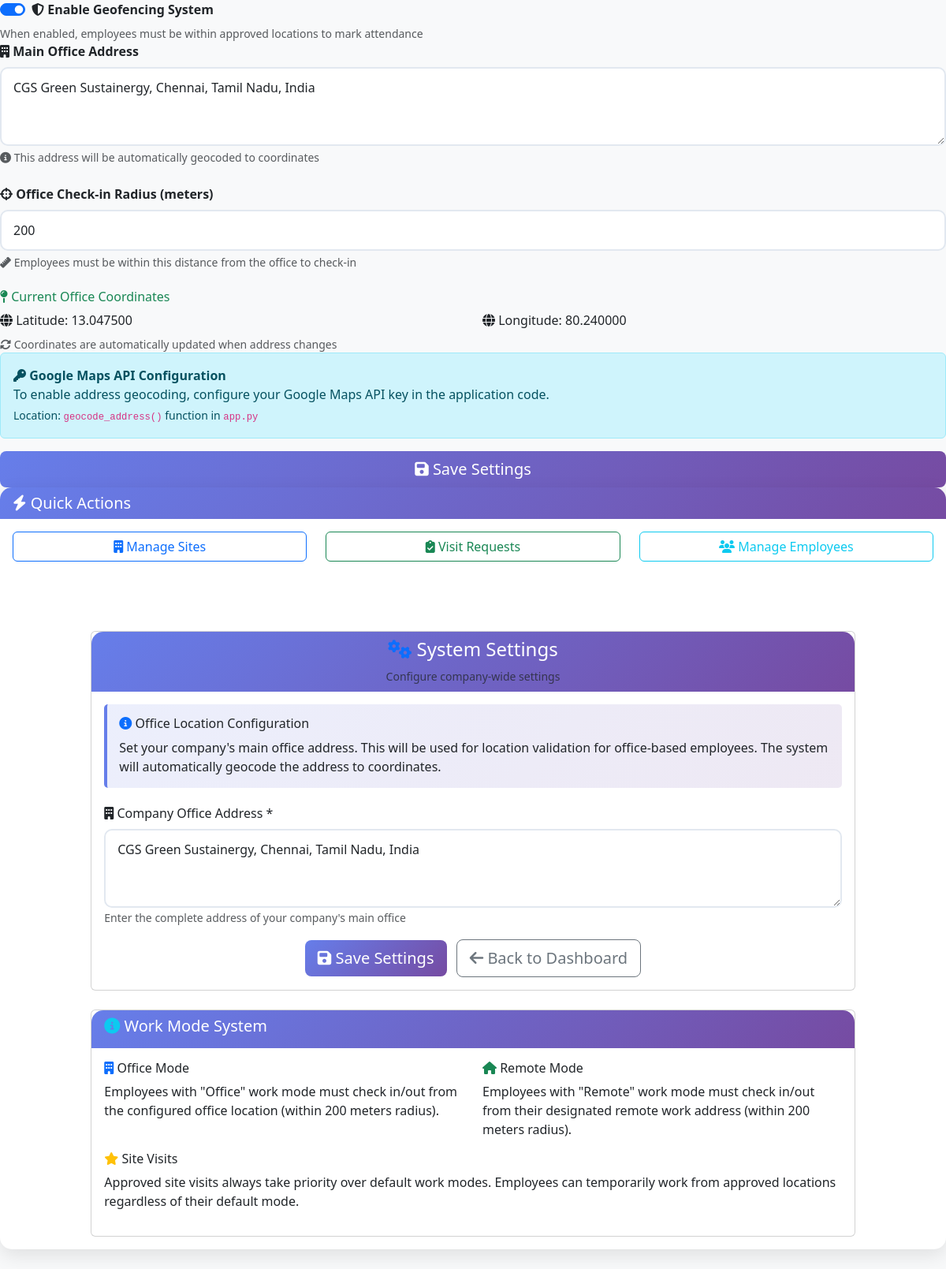
The app's page /admin/settings (signed in) with its own data.
### tables this page shows
CREATE TABLE company_settings (
            id INTEGER PRIMARY KEY AUTOINCREMENT,
            setting_name TEXT UNIQUE NOT NULL,
            setting_value TEXT NOT NULL,
            created_at TIMESTAMP DEFAULT CURRENT_TIMESTAMP,
            updated_at TIMESTAMP DEFAULT CURRENT_TIMESTAMP
        );

### app.py (the view)
@app.route('/admin/settings')
@admin_required
def admin_settings():
    try:
        conn = get_db_connection()
        cursor = conn.cursor()
        cursor.execute("SELECT * FROM company_settings ORDER BY setting_name")
        settings = cursor.fetchall()
        settings_dict = {setting['setting_name']: setting['setting_value'] for setting in settings}
        conn.close()
        return render_template('admin_settings.html', settings=settings_dict)
    except Exception as e:
        flash(f'Error loading settings: {str(e)}', 'error')
        return redirect(url_for('admin_dashboard'))

### app.py (called while the page is built)
@app.after_request
def after_request(response):
    response.headers['Cache-Control'] = 'no-cache, no-store, must-revalidate'
    response.headers['Pragma'] = 'no-cache'
    response.headers['Expires'] = '0'
    origin = request.headers.get('Origin')
    if origin:
        response.headers['Access-Control-Allow-Origin'] = origin
        response.headers['Access-Control-Allow-Credentials'] = 'true'
        response.headers['Access-Control-Allow-Methods'] = 'GET, POST, PUT, DELETE, OPTIONS'
        response.headers['Access-Control-Allow-Headers'] = 'Content-Type, X-CSRFToken, X-Requested-With'
    return response

def dict_factory(cursor, row):
    d = {}
    for idx, col in enumerate([c[0] for c in cursor.description]):
        d[col] = row[idx]
    return d

def get_db_connection():
    conn = sqlite3.connect(DB_PATH)
    conn.row_factory = dict_factory  # Use dict factory instead of Row
    return conn

def admin_required(f):
    from functools import wraps
    @wraps(f)
    def decorated_function(*args, **kwargs):
        if session.get('role') != 'admin':
            flash('Access denied. Admin privileges required.', 'error')
            return redirect(url_for('home'))
        return f(*args, **kwargs)
    return decorated_function

### templates/admin_settings.html (shortened to what this page needs)
<!DOCTYPE html>
<html lang="en">
<head>
                                <div class="form-check form-switch">
                                    <input class="form-check-input" type="checkbox" id="geofencing_enabled" name="geofencing_enabled"
                                           {{ 'checked' if settings.get('geofencing_enabled') == 'true' else '' }}>
                                    <label class="form-check-label fw-bold" for="geofencing_enabled">
                                        <i class="fas fa-shield-alt"></i> Enable Geofencing System
                                    </label>
                                </div>
                                <small class="text-muted d-block mt-2">
                                    When enabled, employees must be within approved locations to mark attendance
                                </small>
                            <div class="mb-4">
                                <label for="office_address" class="form-label fw-bold">
                                    <i class="fas fa-building"></i> Main Office Address
                                </label>
                                <textarea class="form-control" id="office_address" name="office_address" rows="3"
                                          placeholder="Enter complete office address for automatic coordinate detection">{{ settings.get('office_address', '') }}</textarea>
                                <div class="form-text">
                                    <i class="fas fa-info-circle"></i> This address will be automatically geocoded to coordinates
                                </div>
                            </div>
                            <div class="mb-4">
                                <label for="office_radius" class="form-label fw-bold">
                                    <i class="fas fa-crosshairs"></i> Office Check-in Radius (meters)
                                </label>
                                <input type="number" class="form-control" id="office_radius" name="office_radius"
                                       value="{{ settings.get('office_radius', '200') }}" min="50" max="1000" step="10">
                                <div class="form-text">
                                    <i class="fas fa-ruler"></i> Employees must be within this distance from the office to check-in
                                </div>
                            </div>
                            {% if settings.get('office_lat') and settings.get('office_lon') %}
                            <div class="setting-item">
                                <h6 class="text-success"><i class="fas fa-map-pin"></i> Current Office Coordinates</h6>
                                <div class="row">
                                    <div class="col-md-6">
                                        <span class="info-badge">
                                            <i class="fas fa-globe"></i> Latitude: {{ "%.6f"|format(settings.office_lat|float) }}
                                        </span>
                                    </div>
                                    <div class="col-md-6">
                                        <span class="info-badge">
                                            <i class="fas fa-globe"></i> Longitude: {{ "%.6f"|format(settings.office_lon|float) }}
                                        </span>
                                    </div>
                                </div>
                                <small class="text-muted d-block mt-2">
                                    <i class="fas fa-sync-alt"></i> Coordinates are automatically updated when address changes
                                </small>
                            </div>
                            {% endif %}
                            <div class="alert alert-info">
                                <i class="fas fa-key"></i> <strong>Google Maps API Configuration</strong><br>
                                To enable address geocoding, configure your Google Maps API key in the application code.
                                <small class="d-block mt-1">
                                    Location: <code>geocode_address()</code> function in <code>app.py</code>
                                </small>
                            </div>
                            <div class="d-grid gap-2">
                                <button type="submit" class="btn btn-custom btn-lg">
                                    <i class="fas fa-save"></i> Save Settings
                                </button>
                            </div>
                <div class="card settings-card">
                    <div class="card-header">
                        <h5 class="mb-0"><i class="fas fa-bolt"></i> Quick Actions</h5>
                    </div>
                    <div class="card-body">
                        <div class="row">
                            <div class="col-md-4 mb-2">
                                <a href="{{ url_for('admin_sites') }}" class="btn btn-outline-primary w-100">
                                    <i class="fas fa-building"></i> Manage Sites
                                </a>
                            </div>
                            <div class="col-md-4 mb-2">
                                <a href="{{ url_for('admin_visit_requests') }}" class="btn btn-outline-success w-100">
                                    <i class="fas fa-clipboard-check"></i> Visit Requests
                                </a>
                            </div>
                            <div class="col-md-4 mb-2">
                                <a href="{{ url_for('manage_employees') }}" class="btn btn-outline-info w-100">
                                    <i class="fas fa-users"></i> Manage Employees
                                </a>
            </div><title>Company Settings - CGS Admin</title>
    <link href="https://cdn.jsdelivr.net/npm/bootstrap@5.3.2/dist/css/bootstrap.min.css" rel="stylesheet">
    <link href="https://cdnjs.cloudflare.com/ajax/libs/font-awesome/6.4.0/css/all.min.css" rel="stylesheet">
</head>
<body class="bg-light">
    <nav class="navbar navbar-expand-lg navbar-dark navbar-custom">
        <div class="container">
            <a class="navbar-brand" href="{{ url_for('admin_dashboard') }}">
                <i class="fas fa-users-cog me-2"></i>Admin Panel
            </a>
            <div class="navbar-nav ms-auto">
                <span class="navbar-text me-3">Welcome, {{ username }}!</span>
                <a class="nav-link" href="{{ url_for('logout') }}"><i class="fas fa-sign-out-alt"></i> Logout</a>
            </div>
        </div>
    </nav>
    <div class="container mt-4">
        <div class="row justify-content-center">
            <div class="col-md-10">
                <div class="card card-custom">
                    <div class="card-header bg-white text-center">
                        <h4><i class="fas fa-cogs text-primary"></i> System Settings</h4>
                        <small class="text-muted">Configure company-wide settings</small>
                    </div>
                    <div class="card-body">
                        <div class="info-box">
                            <h6><i class="fas fa-info-circle text-primary"></i> Office Location Configuration</h6>
                            <p class="mb-0">Set your company's main office address. This will be used for location validation for office-based employees. The system will automatically geocode the address to coordinates.</p>
                        </div>
                        <form method="POST">
                            <div class="row">
                                <div class="col-md-12 mb-3">
                                    <label for="office_address" class="form-label">
                                        <i class="fas fa-building"></i> Company Office Address *
                                    </label>
                                    <textarea class="form-control" id="office_address" name="office_address" rows="3" required
                                              placeholder="Enter complete office address (e.g., 123 Business Street, City, State, ZIP Code)">{{ settings.get('office_address', '') }}</textarea>
                                    <small class="text-muted">Enter the complete address of your company's main office</small>
                                </div>
                            </div>
                            <div class="text-center">
                                <button type="submit" class="btn btn-custom btn-lg me-2">
                                    <i class="fas fa-save"></i> Save Settings
                                </button>
                                <a href="{{ url_for('admin_dashboard') }}" class="btn btn-outline-secondary btn-lg">
                                    <i class="fas fa-arrow-left"></i> Back to Dashboard
                                </a>
                            </div>
                        </form>
                    </div>
                </div>
            </div>
        </div>
        <div class="row justify-content-center mt-4">
            <div class="col-md-10">
                <div class="card card-custom">
                    <div class="card-header bg-white">
                        <h5><i class="fas fa-info-circle text-info"></i> Work Mode System</h5>
                    </div>
                    <div class="card-body">
                        <div class="row">
                            <div class="col-md-6">
                                <h6><i class="fas fa-building text-primary"></i> Office Mode</h6>
                                <p>Employees with "Office" work mode must check in/out from the configured office location (within 200 meters radius).</p>
                            </div>
                            <div class="col-md-6">
                                <h6><i class="fas fa-home text-success"></i> Remote Mode</h6>
                                <p>Employees with "Remote" work mode must check in/out from their designated remote work address (within 200 meters radius).</p>
                            </div>
                        </div>
                        <div class="row">
                            <div class="col-md-12">
                                <h6><i class="fas fa-star text-warning"></i> Site Visits</h6>
                                <p>Approved site visits always take priority over default work modes. Employees can temporarily work from approved locations regardless of their default mode.</p>
                            </div>
                        </div>
                    </div>
                </div>
            </div>
        </div>
    </div>
</body>
</html>

### templates/admin_settings.html (style rules this page uses)
.settings-card { border: none; border-radius: 15px; box-shadow: 0 8px 25px rgba(0,0,0,0.1); margin-bottom: 25px; transition: transform 0.3s ease; }
.card-header { background: linear-gradient(135deg, #667eea 0%, #764ba2 100%); color: white; border-radius: 15px 15px 0 0 !important; border: none; }
.form-control, .form-select { border-radius: 10px; border: 2px solid #e2e8f0; padding: 12px 15px; transition: all 0.3s ease; }
.btn-custom { background: linear-gradient(135deg, #667eea 0%, #764ba2 100%); border: none; color: white; }
.info-box { background: linear-gradient(135deg, #667eea20 0%, #764ba220 100%); border-left: 4px solid #667eea; padding: 15px; border-radius: 5px; margin-bottom: 20px; }

### records on screen
company_settings: office_address "CGS Green Sustainergy, Chennai, Tamil Nadu, India"
company_settings: office_radius "200"
company_settings: office_lat "13.047500"
company_settings: office_lon "80.240000"
